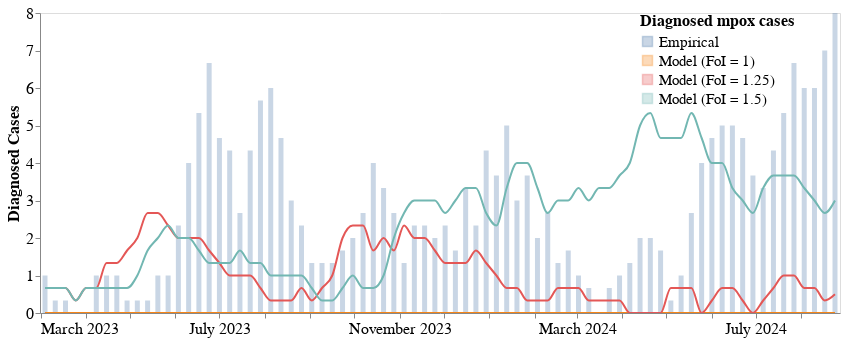

Notebook code for this chart:
### Code cell
stream_graph_all =  alt.Chart(subset_sims_df, title = "").mark_line(interpolate='monotone', opacity = 1 ,color = "#f58518", clip = True).encode(
    alt.X('week:T', axis=alt.Axis(title="",tickCount = "month", grid=False,format="%B %Y")),
    alt.Y('value',axis=alt.Axis(title="Diagnosed Cases", grid=False, labelFontSize = 16),stack = False),

    alt.Color('variable:N',legend=alt.Legend(title= "Diagnosed mpox cases",offset = -100, labelFontSize = 10, titleFontSize = 10)),


).properties(
    width=800,
    height=300
).transform_filter(datum.variable != "Empirical")

cases_bar + stream_graph_all

### Figure 1 — Vega-Lite specification as saved in the notebook (floating-point values rounded to 4 significant figures; data arrays with more than 128 entries replaced by an {"elided": "..."} marker saying what was removed)
{"config": {"view": {"continuousWidth": 400, "continuousHeight": 300}}, "layer": [{"mark": {"type": "bar", "clip": true, "color": "black", "interpolate": "monotone", "opacity": 0.3}, "encoding": {"color": {"field": "variable", "legend": {"labelFontSize": 15, "offset": -200, "title": "Diagnosed mpox cases", "titleFontSize": 16}, "type": "nominal"}, "x": {"axis": {"format": "%B %Y", "grid": false, "labelFontSize": 16, "tickCount": "month", "title": ""}, "field": "week", "type": "temporal"}, "y": {"axis": {"grid": false, "title": "Diagnosed Cases", "titleFontSize": 16}, "field": "value", "stack": false, "type": "quantitative"}}, "height": 300, "title": "", "transform": [{"filter": "(datum.variable === 'Empirical')"}], "width": 800}, {"mark": {"type": "line", "clip": true, "color": "#f58518", "interpolate": "monotone", "opacity": 1}, "encoding": {"color": {"field": "variable", "legend": {"labelFontSize": 10, "offset": -100, "title": "Diagnosed mpox cases", "titleFontSize": 10}, "type": "nominal"}, "x": {"axis": {"format": "%B %Y", "grid": false, "tickCount": "month", "title": ""}, "field": "week", "type": "temporal"}, "y": {"axis": {"grid": false, "labelFontSize": 16, "title": "Diagnosed Cases"}, "field": "value", "stack": false, "type": "quantitative"}}, "height": 300, "title": "", "transform": [{"filter": "(datum.variable !== 'Empirical')"}], "width": 800}], "data": {"name": "data-f8a3ead449691ac17fe47aca1463e6bc"}, "$schema": "https://vega.github.io/schema/vega-lite/v4.17.0.json", "datasets": {"data-f8a3ead449691ac17fe47aca1463e6bc": {"elided": "312 records"}}}
